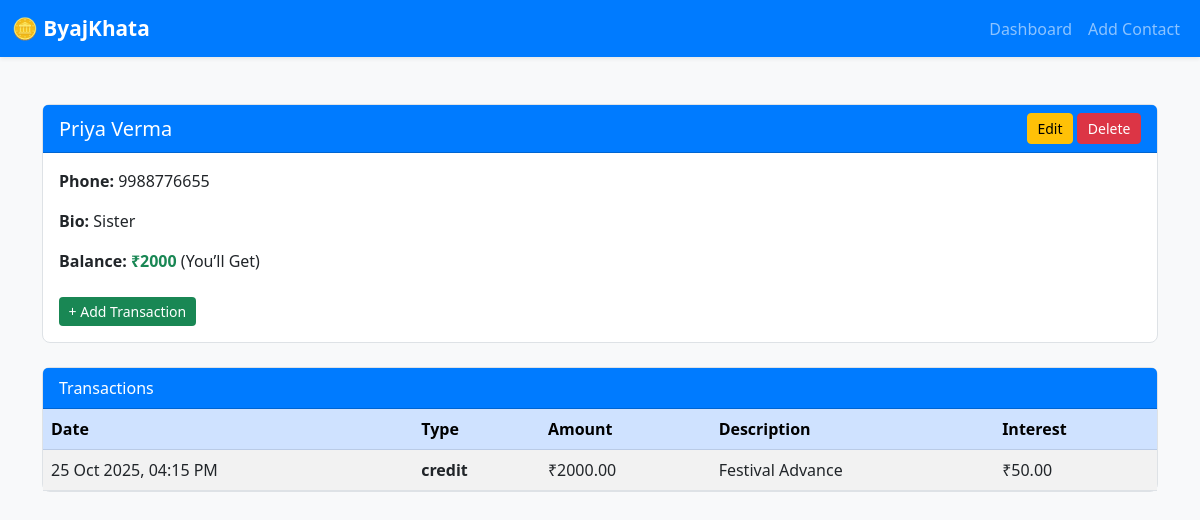
Screenshot of /contact/14/ (signed in) with the database file from the repository.
### core/models.py (models this page shows, shortened)
class Contact(models.Model):
    owner = models.ForeignKey(User, on_delete=models.CASCADE)
    name = models.CharField(max_length=255)
    phone = models.CharField(max_length=15)
    bio = models.TextField(blank=True, null=True)
    photo = models.ImageField(upload_to='contacts/', blank=True, null=True)
    @property
    def balance(self):
        credits = self.transactions.filter(type='credit').aggregate(models.Sum('amount'))['amount__sum'] or 0
        debits = self.transactions.filter(type='debit').aggregate(models.Sum('amount'))['amount__sum'] or 0
        return credits - debits

class Transaction(models.Model):
    TYPE_CHOICES = (
        ('credit', 'credit'),
        ('debit', 'debit'),
    )
    contact = models.ForeignKey(Contact, on_delete=models.CASCADE, related_name='transactions')
    type = models.CharField(max_length=10, choices=TYPE_CHOICES)
    amount = models.DecimalField(max_digits=10, decimal_places=2)
    description = models.TextField(blank=True, null=True)
    date = models.DateTimeField(default=timezone.now)
    interest = models.DecimalField(max_digits=10, decimal_places=2, blank=True, null=True)
    interest_enabled = models.BooleanField(default=False)
    interest_rate = models.DecimalField(max_digits=5, decimal_places=2, blank=True, null=True)
    compound_months = models.PositiveIntegerField(blank=True, null=True)

### core/views.py (the view)
# urls.py: path('contact/<int:contact_id>/', views.contact_detail, name='contact_detail'),
@login_required
def contact_detail(request, contact_id):
    contact = get_object_or_404(Contact, id=contact_id)
    transactions = contact.transactions.all().order_by('-date')
    return render(request, 'core/contact_detail.html', {'contact': contact, 'transactions': transactions})

### core/templates/core/contact_detail.html (shortened to what this page needs)
{% load static %}
<!DOCTYPE html>
<html lang="en">
<head>
  <link href="https://cdn.jsdelivr.net/npm/bootstrap@5.3.0/dist/css/bootstrap.min.css" rel="stylesheet">
</head>
<body>
  <nav class="navbar navbar-expand-lg navbar-dark fixed-top shadow-sm">
    <div class="container-fluid">
      <a class="navbar-brand" href="{% url 'dashboard' %}">🪙 ByajKhata</a>
      <div class="collapse navbar-collapse" id="navbarNav">
        <ul class="navbar-nav ms-auto">
          <li class="nav-item"><a class="nav-link" href="{% url 'dashboard' %}">Dashboard</a></li>
          <li class="nav-item"><a class="nav-link" href="{% url 'add_contact' %}">Add Contact</a></li>
        </ul>
      </div>
    </div>
  </nav>
  <div class="container mt-4">
    <div class="card mb-4">
      <div class="card-header d-flex justify-content-between align-items-center">
        <h5 class="mb-0">{{ contact.name }}</h5>
        <div>
          <a href="{% url 'edit_contact' contact.pk %}" class="btn btn-warning btn-sm">Edit</a>
          <a href="{% url 'delete_contact' contact.pk %}" class="btn btn-danger btn-sm">Delete</a>
        </div>
      </div>
      <div class="card-body">
        <div class="row align-items-center">
          <div class="col-md">
            <p><strong>Phone:</strong> {{ contact.phone }}</p>
            <p><strong>Bio:</strong> {{ contact.bio|default:"—" }}</p>
            <p><strong>Balance:</strong>
              {% if contact.balance > 0 %}
                <span class="text-success fw-bold">₹{{ contact.balance }}</span> (You’ll Get)
              {% elif contact.balance < 0 %}
                <span class="text-danger fw-bold">₹{{ contact.balance|floatformat:2|cut:"-" }}</span> (You’ll Give)
              {% else %}
                <span class="text-muted">Settled</span>
              {% endif %}
            </p>
            <a href="{% url 'add_transaction' contact.pk %}" class="btn btn-add btn-sm mt-2">+ Add Transaction</a>
          </div>
        </div>
      </div>
    </div>
    <div class="card">
      <div class="card-header">
        Transactions
      </div>
      <div class="card-body p-0">
        <table class="table table-striped table-hover mb-0">
          <thead class="table-primary">
            <tr>
              <th>Date</th>
              <th>Type</th>
              <th>Amount</th>
              <th>Description</th>
              <th>Interest</th>
            </tr>
          </thead>
          <tbody>
            {% for t in transactions %}
            <tr>
              <td>{{ t.date|date:"d M Y, h:i A" }}</td>
              <td class="{% if t.type == 'credit' %}transaction-type-credit{% else %}transaction-type-debit{% endif %}">
                {{ t.get_type_display }}
              </td>
              <td>₹{{ t.amount }}</td>
              <td>{{ t.description|default:"—" }}</td>
              <td>{% if t.interest %}₹{{ t.interest }}{% else %}—{% endif %}</td>
            </tr>
            {% empty %}
            <tr>
              <td colspan="5" class="text-center text-muted py-3">No transactions yet.</td>
            </tr>
            {% endfor %}
          </tbody>
        </table>
      </div>
    </div>
  </div>
</body>
</html>

### core/templates/core/contact_detail.html (style rules this page uses)
body { background-color: #f8f9fa; font-family: 'Segoe UI', sans-serif; padding-top: 80px; }
.navbar { background-color: #007bff; }
.navbar-brand { font-weight: 600; font-size: 1.3rem; }
.card { border-radius: 0.5rem; border: 1px solid #dee2e6; }
.card-header { background-color: #007bff; color: white; font-weight: 500; }
.btn-sm { padding: 0.25rem 0.6rem; }
.transaction-type-credit { color: green; font-weight: 600; }
table th, table td { vertical-align: middle; }
.btn-add { background-color: #198754; color: #fff; border: none; }

### rows the page displays
Contact: name "Priya Verma", phone "9988776655", bio "Sister", balance "2000"
Transaction: date "25 Oct 2025, 04:15 PM", type "credit", amount "2000.00", description "Festival Advance", interest "50.00"
